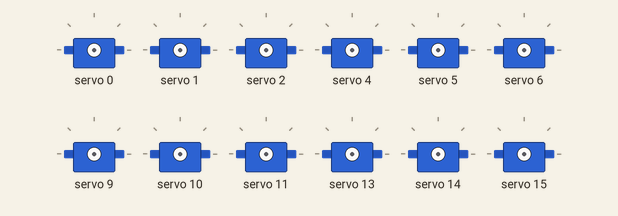
The sketch below on a simulated Arduino Uno, built with avr-gcc and run on an emulated ATmega328P. On the bench: 12 × servo. What the sketch prints to the serial monitor is not drawn.

Above: at 0.05 s.
At 1.2 s:
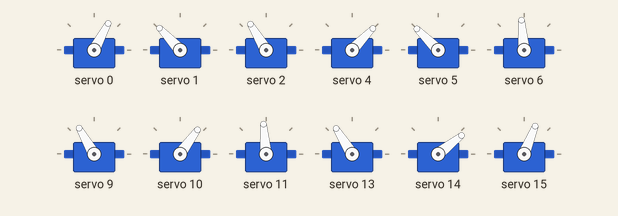
At 2.4 s:
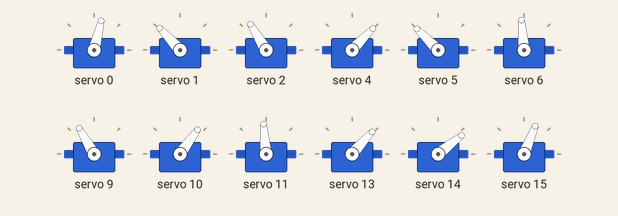
At 4.8 s:
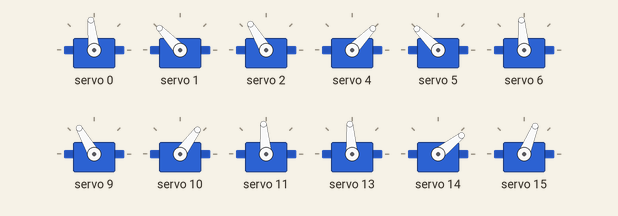
Timing chart, 0 to 6.3 s (numbered marks = the images above):
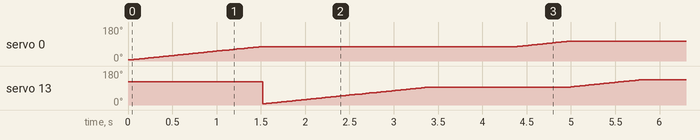

The sketch:

Robodog_Project_arduino_control_code.ino
```cpp
#include <Wire.h>
#include <Adafruit_PWMServoDriver.h>

// Create the PWM servo driver object
Adafruit_PWMServoDriver pwm = Adafruit_PWMServoDriver();

// Define minimum and maximum pulse lengths for the servos
#define SERVOMIN  150 // Minimum pulse length count (calibrate this value)
#define SERVOMAX  600 // Maximum pulse length count (calibrate this value)

// Knob
#define KnobPin A0

// Specific servo indices to be used
const int servoIndices[12] = {0, 1, 2, 4, 5, 6, 9, 10, 11, 13, 14, 15}; // List of servo channels to use

// Array for servo base positions, directions, and other configurations
  // Control servo on channel Elbow Rear Left (0)
  // Control servo on channel Sholder Rear Left (1)
  // Control servo on channel Joint Rear Left (2)

  // Control servo on channel Elbow Front Left (4)
  // Control servo on channel Sholder Front Left (5)
  // Control servo on channel Joint Front Left (6)

  // Control servo on channel Elbow Front Right (9)
  // Control servo on channel Sholder Front Right (10)
  // Control servo on channel Joint Front Right (11)

  // Control servo on channel Elbow Rear Right (13)
  // Control servo on channel Sholder Rear Right (14)
  // Control servo on channel Joint Rear Right (15)


const int directions[12] = {1, 1, 1, 1, 1, 1, 1, 1, 1, 1, 1, 1};  // Reflection correction for opposite sides
const int base[12] = {72, 129, 116, 40, 131, 90, 115, 48, 90, 117, 32, 63}; // Base positions for each servo

int currentPosition[12];  // Tracks the current position of each servo

void setup() {
  Serial.begin(9600);
  Serial.println("Adafruit PWM Servo Driver test!");

  // Initialize the PWM driver with the default address (0x40)
  pwm.begin();

  // Set the PWM frequency to 60 Hz, which is typical for servos
  pwm.setPWMFreq(60);

  // Small delay for the settings to take effect
  delay(10);

  //Set servos to their base positions
  for (int i = 0; i < 12; i++) {
    setServoAngle(i, base[i]);
  }
}


void loop() {
  moveServoSlowly(0, 72, 20);
  moveServoSlowly(9, 90, 20);
  delay(1000);
  moveServoSlowly(0, 100, 20);
  moveServoSlowly(9, 130, 20);
  delay(1000);

}

// Function to set servo angle using Adafruit PWM servo driver
void setServoAngle(int index, int angle) {
  // Correct direction based on the direction array
  if (directions[index] == -1) {
    angle = 180 - angle;
  }

  // Map angle (0-180) to pulse length
  int pulse = map(angle, 0, 180, SERVOMIN, SERVOMAX);

  // Set the servo channel (use servoIndices array for channel number)
  pwm.setPWM(servoIndices[index], 0, pulse);
}


// Function to move servo slowly from current angle to target angle
void moveServoSlowly(int index, int targetAngle, int delayTime) {
  int currentAngle = currentPosition[index];  // Start from the servo's current position
  int step = (targetAngle > currentAngle) ? 1 : -1;  // Determine the direction of movement

  // Move the servo gradually to the target angle
  for (int angle = currentAngle; angle != targetAngle; angle += step) {
    setServoAngle(index, angle);  // Set the servo to the current angle
    delay(delayTime);  // Small delay to make the movement slow and smooth
  }

  // Update the current position once the servo reaches the target angle
  currentPosition[index] = targetAngle;
}
```
